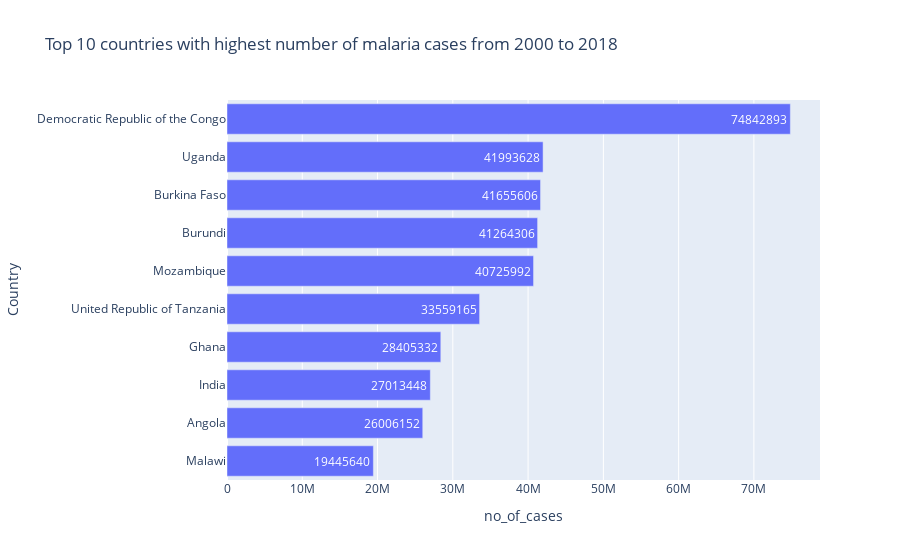

Write notebook code for a chart like this one.
### Code cell
fig = px.bar(countries.sort_values('no_of_cases',ascending=False)[:10][::-1],
                                  x='no_of_cases',y='Country',text='no_of_cases',
                                   title='Top 10 countries with highest number of malaria cases from 2000 to 2018')
fig.show()

### Figure 1 — Plotly figure (JSON) as saved in the notebook; plotly's stock layout.template omitted (floating-point values rounded to 4 significant figures)
{"data": [{"alignmentgroup": "True", "hovertemplate": "no_of_cases=%{text}<br>Country=%{y}<extra></extra>", "legendgroup": "", "marker": {"color": "#636efa", "pattern": {"shape": ""}}, "name": "", "offsetgroup": "", "orientation": "h", "showlegend": false, "text": [19445640, 26006152, 27013448, 28405332, 33559165, 40725992, 41264306, 41655606, 41993628, 74842893], "textposition": "auto", "type": "bar", "x": [19445640, 26006152, 27013448, 28405332, 33559165, 40725992, 41264306, 41655606, 41993628, 74842893], "xaxis": "x", "y": ["Malawi", "Angola", "India", "Ghana", "United Republic of Tanzania", "Mozambique", "Burundi", "Burkina Faso", "Uganda", "Democratic Republic of the Congo"], "yaxis": "y"}], "layout": {"barmode": "relative", "legend": {"tracegroupgap": 0}, "title": {"text": "Top 10 countries with highest number of malaria cases from 2000 to 2018"}, "xaxis": {"anchor": "y", "domain": [0, 1], "title": {"text": "no_of_cases"}}, "yaxis": {"anchor": "x", "domain": [0, 1], "title": {"text": "Country"}}}}
